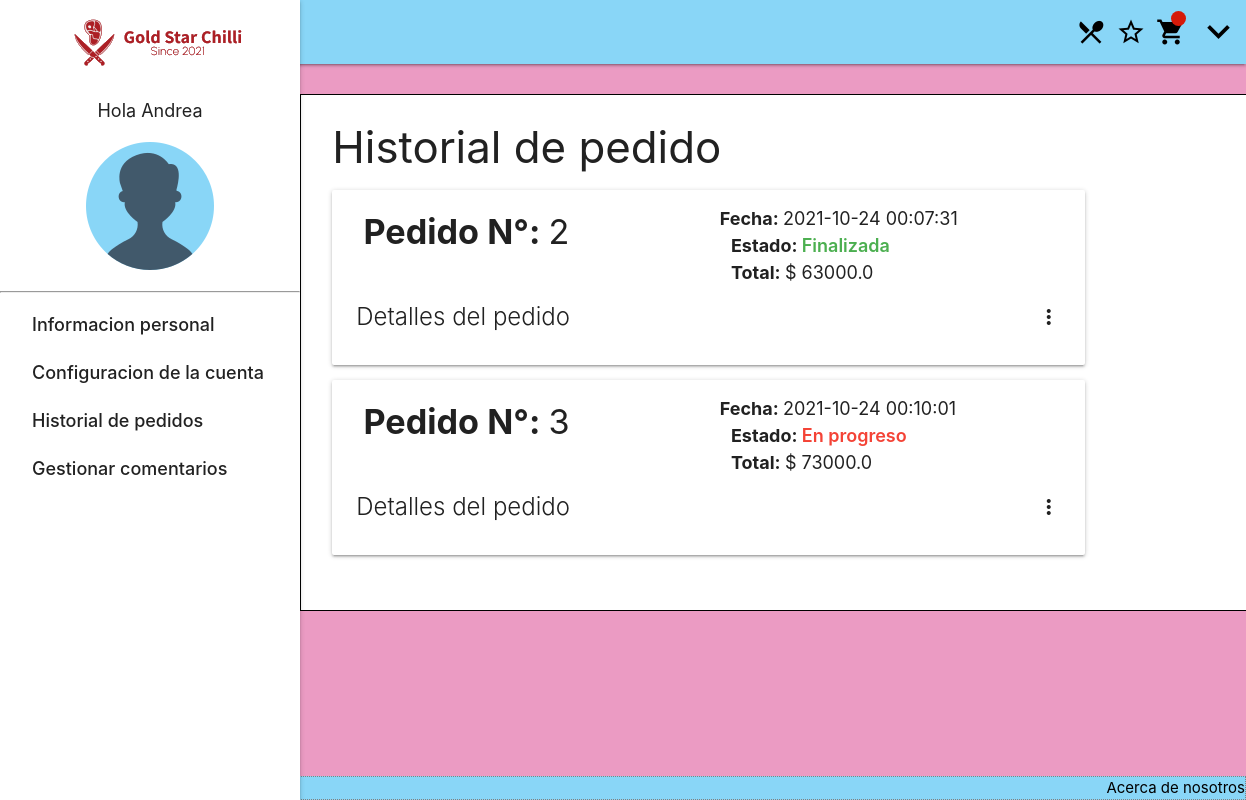
Page /Usuario/Pedidos/ (signed in) on the committed database.
### tables this page shows
CREATE TABLE pedido (id INTEGER PRIMARY KEY AUTOINCREMENT NOT NULL, fecha TIMESTAMP NOT NULL DEFAULT (datetime('now', 'localtime')), total FLOAT NOT NULL, Confirmado BOOLEAN NOT NULL DEFAULT (false), usuarios_nit INTEGER REFERENCES usuarios (NIT) NOT NULL);

### app.py (the view)
@app.route('/Usuario/Pedidos/',methods=["GET","POST"])
def pedidosUsuarios():
    if es_usuario():
        statement="SELECT id,fecha,confirmado,total FROM pedido WHERE usuarios_nit=?;"
        parametros=(session["nit"],)
        pedidos = consultarBD(statement,parametros)
        for i in range(len(pedidos)):
            statement="SELECT imagen,nombre,cantidad,precio,id FROM detalles_plato as dp inner join platos as p ON dp.platos_id = p.id WHERE dp.pedido_id = ?;"
            parametros=(pedidos[i][0],)
            pedidos[i] = pedidos[i] + ((consultarBD(statement,parametros)),)
        if request.method == "POST":
            id_plato = request.form.get('id_plato')
            comentario = request.form.get('comentario')
            statement = "INSERT INTO comentarios (usuarios_nit,platos_id,comentario) VALUES (?,?,?);"
            parametros = (session["nit"],id_plato,comentario)
            row_id = modificarBD(statement,parametros)
        return render_template('usuario_pedidos.html',titulo='Pedidos del usuario',pedidos=pedidos)
    limpiarMensajes()
    flash('login_failed')
    return redirect('/Login')

### app.py (called while the page is built)
def consultarBD(query,params):
    if(query != ''):
        valid = False
        try:
            sqliteConnection = sqlite3.connect('./data/GoldStar.sqlite')
            cursor = sqliteConnection.cursor()
            if params:
                cursor.execute(query,params)
            else:
                cursor.execute(query)
            result = cursor.fetchall()
            cursor.close()
            valid = True
        except sqlite3.Error as error:
            print("Error while connecting to sqlite", error)
        finally:
            if sqliteConnection:
                sqliteConnection.close()
                print("The SQLite connection is closed")
            if valid:
                return result
            else:
                return []

def es_usuario():
    if 'nit' in session:
        return True
    else:
        return False

### templates/usuario_pedidos.html (shortened to what this page needs)
{% extends "baseUsuarios.html" %}
{% block contenidoUsuario %}
    <div class="col dashboard_innerContent" style="padding: 0px 20px 40px 20px;">
        <div class="col s12 m10">
            <h3 class="header">Historial de pedido</h3>
            {% for pedido in pedidos %}
            <div class="card">
                <div class="card-image">
                    <div class="col s12 m6">
                        <h4 style="margin-left: 20px;"><b>Pedido N°: </b>{{ pedido[0] }}</h4>
                    </div>
                    <div class="input-field col s12 m6">
                        <span style="font-size: large;"><b>Fecha: </b>{{ pedido[1] }}</span>
                        <div class="col s12">
                            {% if not pedido[2] %}
                              <span style="font-size: large;"><b>Estado: </b><span style="font-size: large; font-weight: 600;" class="red-text">En progreso</span></span>
                            {% else %}
                              <span style="font-size: large;"><b>Estado: </b><span style="font-size: large; font-weight: 600;" class="green-text">Finalizada</span></span>
                            {% endif %}
                        </div>
                        <div class="col s12">
                            <span style="font-size: larger;"><b>Total: </b>$ {{ pedido[3] }} </span>
                        </div>
                    </div>
                </div>
                <div class="card-content">
                    <span class="card-title activator grey-text text-darken-4">Detalles del pedido<i class="material-icons right">more_vert</i></span>
                </div>
            </div>
            {% endfor %}
          </div>
    </div>
{% endblock %}

### static/css/estilos.css (style rules this page uses)
:root { --header-height: 60px; }

### static/css/styles.css (style rules this page uses)
body { background-color: rgb(235, 155, 195); display: flex; min-height: 100vh; flex-direction: column; }
.dashboard_innerContent { background-color: white; border: 1px solid black; margin-top: 30px; padding: 20px; position: relative; }
@media screen and (min-width: 992px) { .dashboard_innerContent { left: 300px; width: 78%; } }

### rows in the picture
pedido: id "2", fecha "2021-10-24 00:07:31", shows "Estado:", Confirmado "Finalizada", total "63000.0"
pedido: id "3", fecha "2021-10-24 00:10:01", shows "Estado:", Confirmado "En progreso", total "73000.0"

### other values in the picture
{{ session["nombre"] }} "Andrea"
